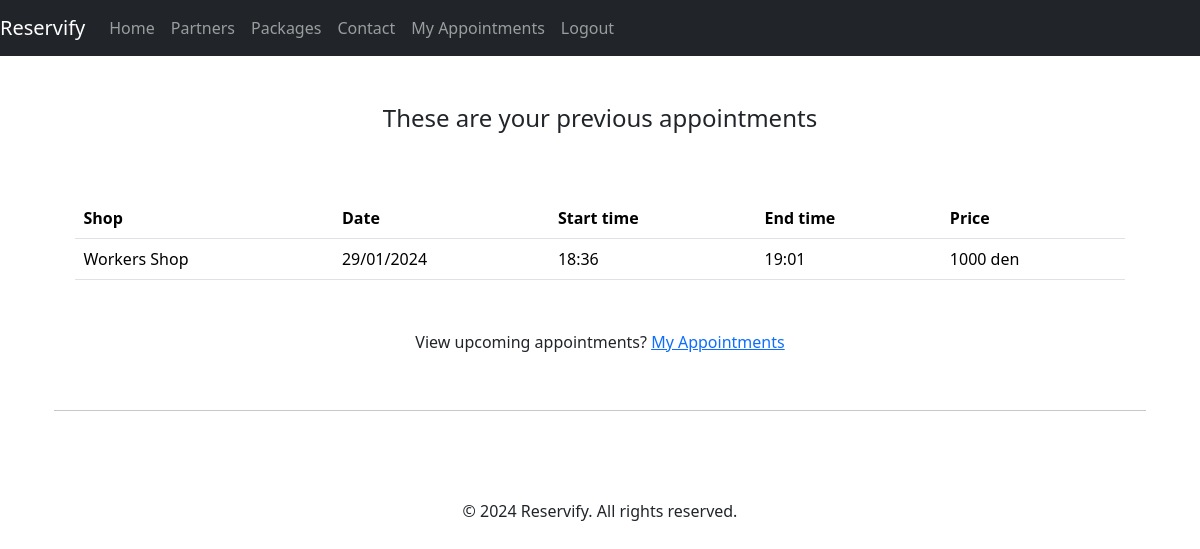
Page /appointments/past-appointments (signed in) on the committed database.
### appointments/models.py (models this page shows, shortened)
class Appointment(models.Model):
    shop = models.ForeignKey(Shop, on_delete=models.CASCADE)
    user = models.ForeignKey(Account, on_delete=models.CASCADE)
    date = models.DateField(default=timezone.now,
                            help_text='eg. 23-11-2023',
                            validators=[MinValueValidator(timezone.now().date()),
                                        MaxValueValidator((timezone.now() + timedelta(days=30)).date())
                                        ])
    start_time = models.TimeField(blank=False, default=timezone.now)
    duration = models.TimeField(blank=True, null=True)
    end_time = models.TimeField(blank=True, null=True)
    services = models.ManyToManyField(Service)
    total_price = models.PositiveIntegerField(default=1, blank=True, null=True)
    code = models.CharField(max_length=7, blank=True, null=True)

### shops/models.py (models this page shows, shortened)
class Shop(models.Model):
    name = models.CharField(max_length=200, blank=False)
    description = models.TextField(max_length=250, blank=True, default='')
    location = models.CharField(max_length=150, blank=False, default='')
    location_link = models.CharField(max_length=150, blank=False, default='',
                                     help_text='Google Maps link')
    logo = models.ImageField(upload_to='shop_logos', default='default.jpg', blank=True)
    owner = models.ForeignKey(Account, on_delete=models.CASCADE)

### appointments/views.py (the view)
# urls.py: path('past-appointments', views.past_appointments_page, name='past_appointments_page'),
@login_required()
def past_appointments_page(request):
    user = request.user.get_account()
    now = datetime.now()
    appointments = Appointment.objects.filter(Q(user=user, date__lt=now.date()) |
                                              Q(user=user, date=now.date(), end_time__lt=now)
                                              ).order_by('-date', 'start_time')
    context = {'appointments': appointments}
    return render(request, 'appointments/past_appointments.html', context)

### accounts/models.py (called while the page is built)
    def get_account(self):
        return self

### templates/appointments/past_appointments.html (shortened to what this page needs)
{% extends 'base.html' %}
{% load static %}
{% block content %}
    <section class="container my-5">
        <div>
            <div class="row">
                <div class="col-lg-12">
                   <div style="text-align: center;">
                        <h4>These are your previous appointments</h4>
                   </div>
                </div>
            </div>
            <br>
            {% if appointments %}
                <div class="row">
                    <div class="col-lg-12">
                        <div style="padding: 3%;">
                            <table class="table">
                                <tr>
                                    <th>Shop</th>
                                    <th>Date</th>
                                    <th>Start time</th>
                                    <th>End time</th>
                                    <th>Price</th>
                                </tr>
                                {% for app in appointments %}
                                        <tr>
                                            <td>{{ app.shop.name }}</td>
                                            <td>{{ app.date|date:"d/m/Y" }}</td>
                                            <td>{{ app.start_time|date:"H:i" }}</td>
                                            <td>{{ app.end_time|date:"H:i" }}</td>
                                            <td>{{ app.total_price }} den</td>
                                        </tr>
                                {% endfor %}
                            </table>
                        </div>
                    </div>
                </div>
            {% endif %}
            <div class="row justify-content-center">
                <div class="row">
                    <div class="col-lg-12">
                        <div style="text-align: center">
                            <p>View upcoming appointments? <a href="{% url 'myappointments_page' %}">My Appointments</a></p>
                        </div>
                        <br>
                        <hr>
                    </div>
                </div>
            </div>
    </section>
{% endblock content %}

### rows in the picture
Appointment: shop.name "Workers Shop", date "29/01/2024", start_time "18:36", end_time "19:01", total_price "1000"
